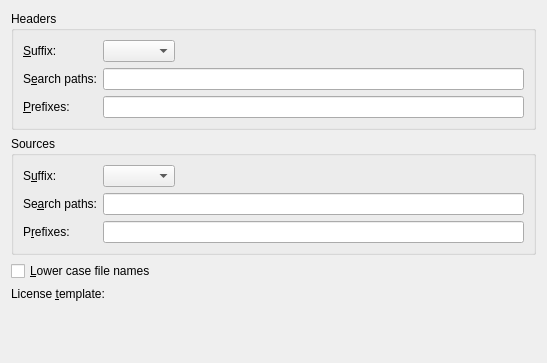
<?xml version="1.0" encoding="UTF-8"?>
<ui version="4.0">
 <class>CppTools::Internal::CppFileSettingsPage</class>
 <widget class="QWidget" name="CppTools::Internal::CppFileSettingsPage">
  <property name="geometry">
   <rect>
    <x>0</x>
    <y>0</y>
    <width>547</width>
    <height>363</height>
   </rect>
  </property>
  <layout class="QVBoxLayout" name="verticalLayout">
   <item>
    <widget class="QGroupBox" name="headersGroupBox">
     <property name="sizePolicy">
      <sizepolicy hsizetype="Preferred" vsizetype="Fixed">
       <horstretch>0</horstretch>
       <verstretch>0</verstretch>
      </sizepolicy>
     </property>
     <property name="title">
      <string>Headers</string>
     </property>
     <layout class="QFormLayout" name="formLayout_2">
      <item row="2" column="0">
       <widget class="QLabel" name="headerSuffixLabel">
        <property name="text">
         <string>&amp;Suffix:</string>
        </property>
        <property name="buddy">
         <cstring>headerSuffixComboBox</cstring>
        </property>
       </widget>
      </item>
      <item row="2" column="1">
       <widget class="QComboBox" name="headerSuffixComboBox">
        <property name="sizePolicy">
         <sizepolicy hsizetype="Fixed" vsizetype="Fixed">
          <horstretch>0</horstretch>
          <verstretch>0</verstretch>
         </sizepolicy>
        </property>
       </widget>
      </item>
      <item row="3" column="0">
       <widget class="QLabel" name="headerSearchPathsLabel">
        <property name="text">
         <string>S&amp;earch paths:</string>
        </property>
        <property name="buddy">
         <cstring>headerSearchPathsEdit</cstring>
        </property>
       </widget>
      </item>
      <item row="3" column="1">
       <widget class="QLineEdit" name="headerSearchPathsEdit">
        <property name="toolTip">
         <string>Comma-separated list of header paths.

Paths can be absolute or relative to the directory of the current open document.

These paths are used in addition to current directory on Switch Header/Source.</string>
        </property>
       </widget>
      </item>
      <item row="4" column="0">
       <widget class="QLabel" name="headerPrefixesLabel">
        <property name="text">
         <string>&amp;Prefixes:</string>
        </property>
        <property name="buddy">
         <cstring>headerSearchPathsEdit</cstring>
        </property>
       </widget>
      </item>
      <item row="4" column="1">
       <widget class="QLineEdit" name="headerPrefixesEdit">
        <property name="toolTip">
         <string>Comma-separated list of header prefixes.

These prefixes are used in addition to current file name on Switch Header/Source.</string>
        </property>
       </widget>
      </item>
     </layout>
    </widget>
   </item>
   <item>
    <widget class="QGroupBox" name="sourcesGroupBox">
     <property name="sizePolicy">
      <sizepolicy hsizetype="Preferred" vsizetype="Fixed">
       <horstretch>0</horstretch>
       <verstretch>0</verstretch>
      </sizepolicy>
     </property>
     <property name="title">
      <string>Sources</string>
     </property>
     <layout class="QFormLayout" name="formLayout_3">
      <item row="3" column="0">
       <widget class="QLabel" name="sourceSuffixLabel">
        <property name="text">
         <string>S&amp;uffix:</string>
        </property>
        <property name="buddy">
         <cstring>sourceSuffixComboBox</cstring>
        </property>
       </widget>
      </item>
      <item row="3" column="1">
       <widget class="QComboBox" name="sourceSuffixComboBox">
        <property name="sizePolicy">
         <sizepolicy hsizetype="Fixed" vsizetype="Fixed">
          <horstretch>0</horstretch>
          <verstretch>0</verstretch>
         </sizepolicy>
        </property>
       </widget>
      </item>
      <item row="4" column="0">
       <widget class="QLabel" name="sourceSearchPathsLabel">
        <property name="text">
         <string>Se&amp;arch paths:</string>
        </property>
        <property name="buddy">
         <cstring>sourceSearchPathsEdit</cstring>
        </property>
       </widget>
      </item>
      <item row="4" column="1">
       <widget class="QLineEdit" name="sourceSearchPathsEdit">
        <property name="toolTip">
         <string>Comma-separated list of source paths.

Paths can be absolute or relative to the directory of the current open document.

These paths are used in addition to current directory on Switch Header/Source.</string>
        </property>
       </widget>
      </item>
      <item row="5" column="0">
       <widget class="QLabel" name="sourcePrefixesLabel">
        <property name="text">
         <string>P&amp;refixes:</string>
        </property>
        <property name="buddy">
         <cstring>sourceSearchPathsEdit</cstring>
        </property>
       </widget>
      </item>
      <item row="5" column="1">
       <widget class="QLineEdit" name="sourcePrefixesEdit">
        <property name="toolTip">
         <string>Comma-separated list of source prefixes.

These prefixes are used in addition to current file name on Switch Header/Source.</string>
        </property>
       </widget>
      </item>
     </layout>
    </widget>
   </item>
   <item>
    <widget class="QCheckBox" name="lowerCaseFileNamesCheckBox">
     <property name="text">
      <string>&amp;Lower case file names</string>
     </property>
    </widget>
   </item>
   <item>
    <layout class="QHBoxLayout" name="horizontalLayout">
     <item>
      <widget class="QLabel" name="licenseTemplateLabel">
       <property name="text">
        <string>License &amp;template:</string>
       </property>
       <property name="buddy">
        <cstring>licenseTemplatePathChooser</cstring>
       </property>
      </widget>
     </item>
     <item>
      <widget class="Utils::PathChooser" name="licenseTemplatePathChooser" native="true"/>
     </item>
    </layout>
   </item>
   <item>
    <spacer name="verticalSpacer">
     <property name="orientation">
      <enum>Qt::Vertical</enum>
     </property>
     <property name="sizeHint" stdset="0">
      <size>
       <width>0</width>
       <height>20</height>
      </size>
     </property>
    </spacer>
   </item>
  </layout>
 </widget>
 <customwidgets>
  <customwidget>
   <class>Utils::PathChooser</class>
   <extends>QWidget</extends>
   <header location="global">utils/pathchooser.h</header>
   <container>1</container>
   <slots>
    <signal>editingFinished()</signal>
    <signal>browsingFinished()</signal>
   </slots>
  </customwidget>
 </customwidgets>
 <resources/>
 <connections/>
</ui>
